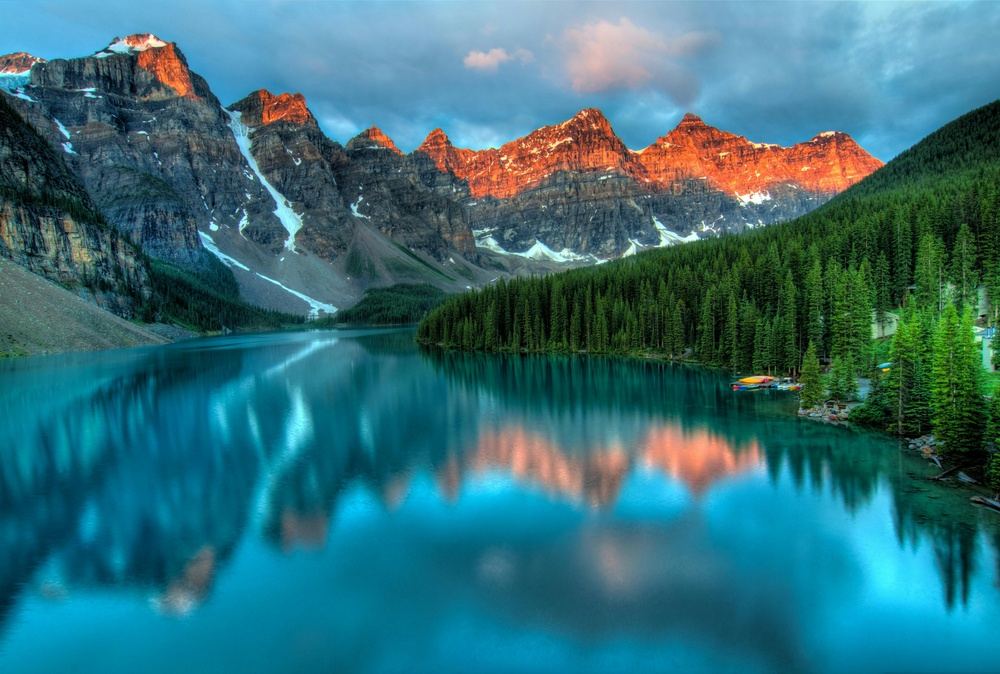
#> input picture Geometric Transformation/Rotation/image.jpg, 1000 x 674 px, shrunk from 4226 x 2847 before the run
$ python numpy_rotation.py
#> lines starting #> are read from the running program, lines starting #| are printed output that depends on the picture
import numpy as np
import cv2

if __name__ == "__main__":
    img = cv2.imread("image.jpg")
#> img is the input picture: shape (674, 1000, 3); mean B, G, R 121, 111.2, 51.4
    rows,cols,_ = img.shape
#> rows = 674; cols = 1000

    # Create the transformation matrix
    angle = np.radians(90)
    x0, y0 = ((cols-1)/2.0,(rows-1)/2.0)
#> x0 = 499.5; y0 = 336.5
    M = np.array([[np.cos(angle), -np.sin(angle), x0*(1-np.cos(angle))+ y0*np.sin(angle)],
                [np.sin(angle), np.cos(angle), y0*(1-np.cos(angle))- x0*np.sin(angle)]])
    # get the coordinates in the form of (0,0),(0,1)...
    # the shape is (2, rows*cols)
    orig_coord = np.indices((cols, rows)).reshape(2,-1)
    # stack the rows of 1 to form [x,y,1]
    orig_coord_f = np.vstack((orig_coord, np.ones(rows*cols)))
    transform_coord = np.dot(M, orig_coord_f)
    # Change into int type
    transform_coord = transform_coord.astype(np.uint)
    # Keep only the coordinates that fall within the image boundary.
    indices = np.all((transform_coord[1]<rows, transform_coord[0]<cols, transform_coord[1]>=0, transform_coord[0]>=0), axis=0)
    # Create a zeros image and project the points
    img1 = np.zeros_like(img)
    img1[transform_coord[1][indices], transform_coord[0][indices]] = img[orig_coord[1][indices], orig_coord[0][indices]]
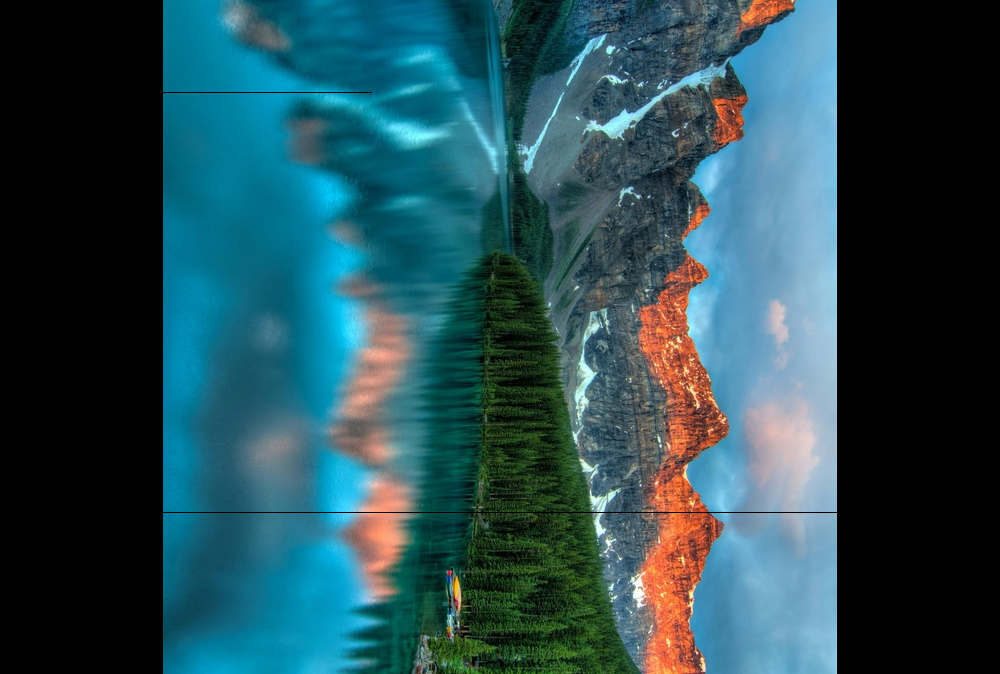
#> img1: shape (674, 1000, 3); mean B, G, R 83.8, 76, 39
    cv2.imwrite("newimage.jpg", img1)
